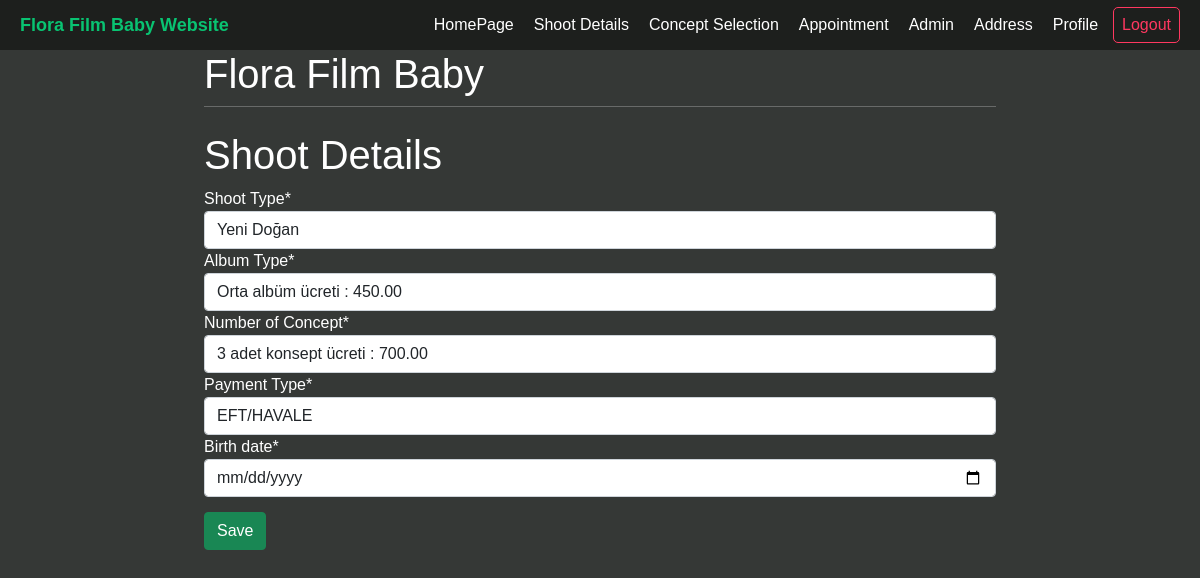
The page /photoshoot/ (signed in) on the database its author committed.
### photoshoot/models.py (models this page shows, shortened)
class Shoot_Plan(models.Model):
    EFT = 'EFT'
    CASH = 'CASH'
    PAYMENT_TYPES = [
        (EFT, 'EFT/HAVALE'),
        (CASH, 'Nakit'),
    ]
    user_id = models.ForeignKey(User, on_delete=models.PROTECT)
    shoot_type = models.ForeignKey(Shoot_Type, on_delete=models.PROTECT)
    birth_date = models.DateField()
    album_type = models.ForeignKey(Album_Info, on_delete=models.PROTECT)
    num_of_concept = models.ForeignKey(Concept_Info, on_delete=models.PROTECT)
    is_active = models.BooleanField(default=True)
    created_at = models.DateTimeField(auto_now_add=True)
    total_amount = models.DecimalField(max_digits=8,decimal_places=2)
    payment_choice = models.CharField(max_length=45, choices=PAYMENT_TYPES)
    is_paid = models.BooleanField(default=False)

### photoshoot/views.py (the view, shortened to what this page needs)
# urls.py: path("photoshoot/", views.photo_shoot, name="photo_shoot"),
@login_required
def photo_shoot(response):
    current_user = response.user
    address = Address.objects.filter(user=current_user)
    if not address.exists():
        return redirect('/profileaddress/')
    form = ShootPlanForm()
    item = Shoot_Plan.objects.filter(user_id=current_user)
    if item.exists():
        form = ShootPlanForm(instance = item[0])
    return render(response, 'photoshoot/shootplan.html', {'form':form})

### photoshoot/forms.py
class ShootPlanForm(forms.ModelForm):
    birth_date = forms.DateField(
        input_formats=["%d/%m/%Y"],
        widget=DateInput(attrs={'placeholder':'dd/mm/yyyy', 'min':'1997/01/01', 'max':'2030/12/31','class': 'datepicker'}, format="%d/%m/%Y"),
    )
    class Meta:
        model=Shoot_Plan
        fields = ["shoot_type","album_type","num_of_concept","payment_choice","birth_date"]
        labels = {
            'shoot_type': _('Shoot Type'),
            'album_type': _('Album Type'),
            'num_of_concept': _('Number of Concept'),
            'birth_date': _('Birth Date of Child'),
            'payment_choice': _('Payment Type'),
        }

### photoshoot/models.py (called while the page is built)
    def __str__(self):
        return (self.name)

    def __str__(self):
        return (str(self.number_of_selection)+" adet konsept ücreti : "+str(self.price))

    def __str__(self):
        if self.type_of_album == "İstemiyorum":
            return ("Albüm "+self.type_of_album)
        return (self.type_of_album+" albüm ücreti : "+str(self.price))

### photoshoot/templates/photoshoot/shootplan.html (shortened to what this page needs)
{% extends 'homepage/base.html' %}
{% load crispy_forms_tags %}
{%block content%}
<h1>Shoot Details</h1>
<form method="post" class="form-group">
    {{form|crispy}}
    <button type="submit" class="btn btn-success">Save</button>
</form>
{%endblock%}
{% block script %}
{% load static %}
{%endblock%}

### statics/css/calendar.css (style rules this page uses)
* { padding: 0; margin: 0; box-sizing: border-box; }
html { overflow-x: hidden; }
body { background-color: #353836; color: white; font-family: "Poppins", sans-serif; max-width: 100vw; overflow-x: hidden; position: relative; }
.btn-success { margin-top: 15px; }

### rows shown on the page
Shoot_Plan: shoot_type "Yeni Doğan", album_type "Orta albüm ücreti : 450.00", num_of_concept "3 adet konsept ücreti : 700.00", payment_choice "EFT/HAVALE"
